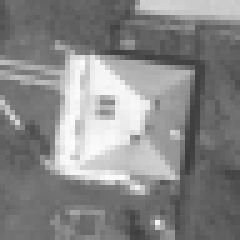
#> input picture lab9_Fourrier_Mellin_transform/obrazy_Mellin/wzor.pgm, 48 x 48 px (shown 5 times larger)
$ python Trans_FM.py
#> lines starting #> are read from the running program, lines starting #| are printed output that depends on the picture
import cv2
import matplotlib.pyplot as plt
import numpy as np

wzor = cv2.imread("obrazy_Mellin/wzor.pgm")
#> wzor is the input picture: shape (48, 48, 3); min 59, max 252, mean 135.1
wzorG = cv2.cvtColor(wzor, cv2.COLOR_BGR2GRAY)
shape_wzor = wzorG.shape
#> shape_wzor = (48, 48)
print(shape_wzor)
#| (48, 48)

domek = cv2.imread("obrazy_Mellin/domek_r0.pgm")
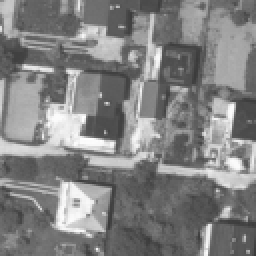
#> input picture lab9_Fourrier_Mellin_transform/obrazy_Mellin/domek_r0.pgm, 128 x 128 px (shown 2 times larger)
#> domek is the input picture: shape (128, 128, 3); min 57, max 255, mean 129.7
domekG = cv2.cvtColor(domek, cv2.COLOR_BGR2GRAY)
shape_domek = domekG.shape
#> shape_domek = (128, 128)


uzupelniony_wzorzec = np.zeros(shape_domek)
uzupelniony_wzorzec[:shape_wzor[0], :shape_wzor[1]] = wzorG
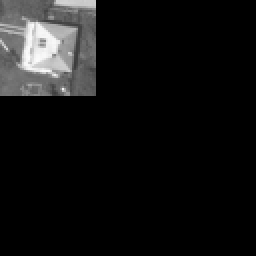
#> uzupelniony_wzorzec: shape (128, 128) float64 (shown 2 times larger); min 0, max 252, mean 19


domek_FFT = np.fft.fft2(domekG)
wzor_FFT = np.fft.fft2(uzupelniony_wzorzec)

ccor = domek_FFT * wzor_FFT.conj()
R = ccor/np.abs(ccor)
ifft2 = np.fft.ifft2(R)

y, x = np.unravel_index(np.argmax(np.abs(ifft2)), ifft2.shape)
#> y = 80; x = 17

dx = x
#> dx = 17
dy = y
#> dy = 80

macierz_translacji = np.float32([[1,0,dx], [0,1,dy]])  # gdzie dx, dy -wektor przesuniecia
#> macierz_translacji = [[1, 0, 17], [0, 1, 80]]
obraz_przesuniety = cv2.warpAffine(uzupelniony_wzorzec, macierz_translacji, (uzupelniony_wzorzec.shape[1], uzupelniony_wzorzec.shape[0]))
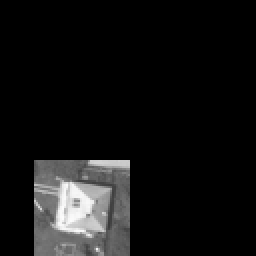
#> obraz_przesuniety: shape (128, 128) float64 (shown 2 times larger); min 0, max 252, mean 19


plt.gray()
plt.figure(1)
plt.imshow(wzorG)


plt.figure(2)
plt.imshow(domekG)
plt.plot(x, y, '*', color='r')

plt.figure(3)
plt.imshow(uzupelniony_wzorzec)

plt.figure(4)
plt.plot(x, y, '*', color='r')
plt.imshow(obraz_przesuniety)
plt.show()
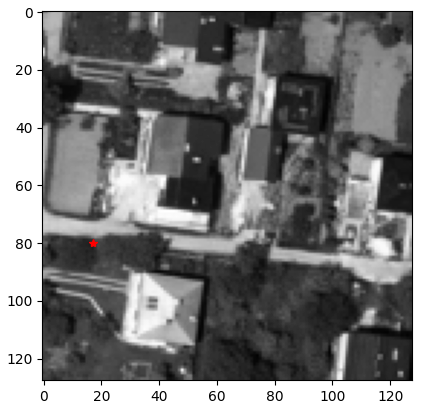
#> figure drawn by matplotlib, 1 panel
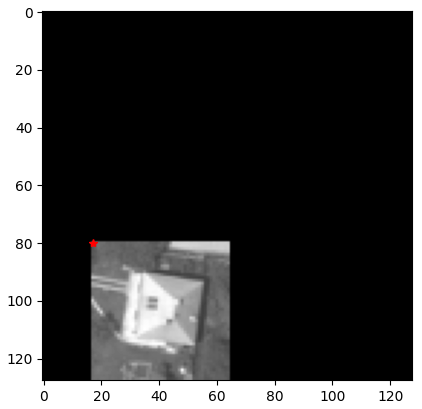
#> figure drawn by matplotlib, 1 panel
